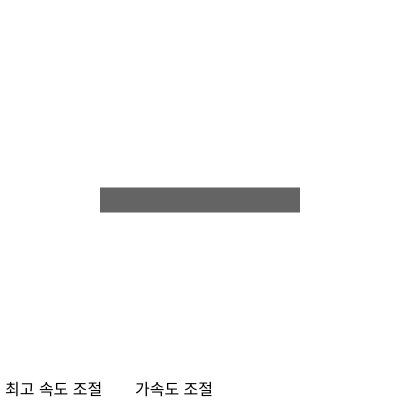
Frame 1 (no input)
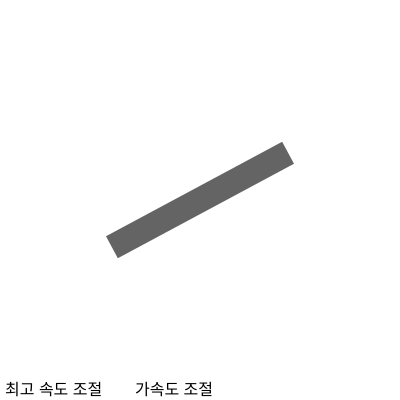
Frame 60 (no input)
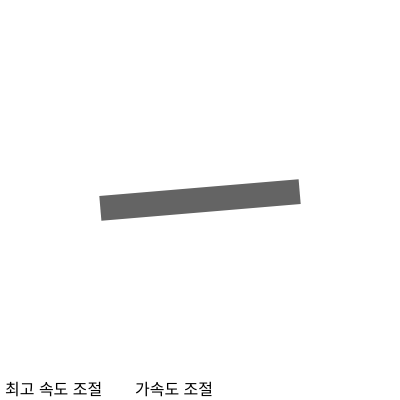
Frame 120 (the mouse pressed at the canvas centre since frame 60)

The p5.js sketch that drew these frames (run headless with seeded random() and noise() and a simulated clock; from frame 60 on, the mouse is pressed at the canvas centre):

// p5.js sketch
// ── sketch.js
let angle = 0;
let angleVel = 0;
let angleAcc = 0;
let velSlider;

function setup() {
  createCanvas(400, 400);
  angleMode(RADIANS);
  velSlider = createSlider(0.0, 0.8, 0.4, 0.02);
  accSlider = createSlider(0.002, 0.050, 0.005, 0.002);
}

function draw() {
  background(255);
  fill('#000000');
  textSize(16);
  text('최고 속도 조절', 5, height-5);
  text('가속도 조절', 135, height-5);
  noStroke();
  fill(100);
  rectMode(CENTER);
  translate(width/2, height/2);
  rotate(angle);
  rect(0, 0, 200, 25);
  angle += angleVel;
  angleVel += angleAcc;
  angleAcc = map(mouseX, 0, width, -accSlider.value(), accSlider.value());
  angleVel = constrain(angleVel, -velSlider.value(), velSlider.value());
}
